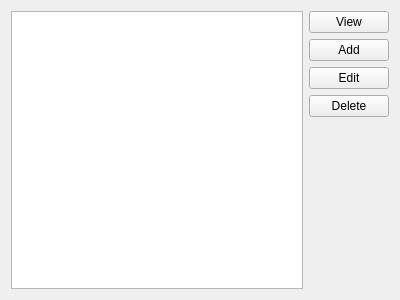
<?xml version="1.0" encoding="UTF-8"?>
<ui version="4.0">
 <class>HerbFrame</class>
 <widget class="QFrame" name="HerbFrame">
  <property name="geometry">
   <rect>
    <x>0</x>
    <y>0</y>
    <width>400</width>
    <height>300</height>
   </rect>
  </property>
  <property name="windowTitle">
   <string>Frame</string>
  </property>
  <layout class="QHBoxLayout" name="horizontalLayout">
   <item>
    <widget class="QTableView" name="HerbTable">
     <property name="selectionMode">
      <enum>QAbstractItemView::SelectionMode::SingleSelection</enum>
     </property>
     <property name="selectionBehavior">
      <enum>QAbstractItemView::SelectionBehavior::SelectRows</enum>
     </property>
    </widget>
   </item>
   <item>
    <layout class="QVBoxLayout" name="verticalLayout">
     <item>
      <widget class="QPushButton" name="viewButton">
       <property name="text">
        <string>View</string>
       </property>
      </widget>
     </item>
     <item>
      <widget class="QPushButton" name="addButton">
       <property name="text">
        <string>Add</string>
       </property>
      </widget>
     </item>
     <item>
      <widget class="QPushButton" name="editButton">
       <property name="text">
        <string>Edit</string>
       </property>
      </widget>
     </item>
     <item>
      <widget class="QPushButton" name="deleteButton">
       <property name="text">
        <string>Delete</string>
       </property>
      </widget>
     </item>
     <item>
      <spacer name="verticalSpacer">
       <property name="orientation">
        <enum>Qt::Orientation::Vertical</enum>
       </property>
       <property name="sizeHint" stdset="0">
        <size>
         <width>20</width>
         <height>40</height>
        </size>
       </property>
      </spacer>
     </item>
    </layout>
   </item>
  </layout>
 </widget>
 <resources/>
 <connections/>
</ui>
